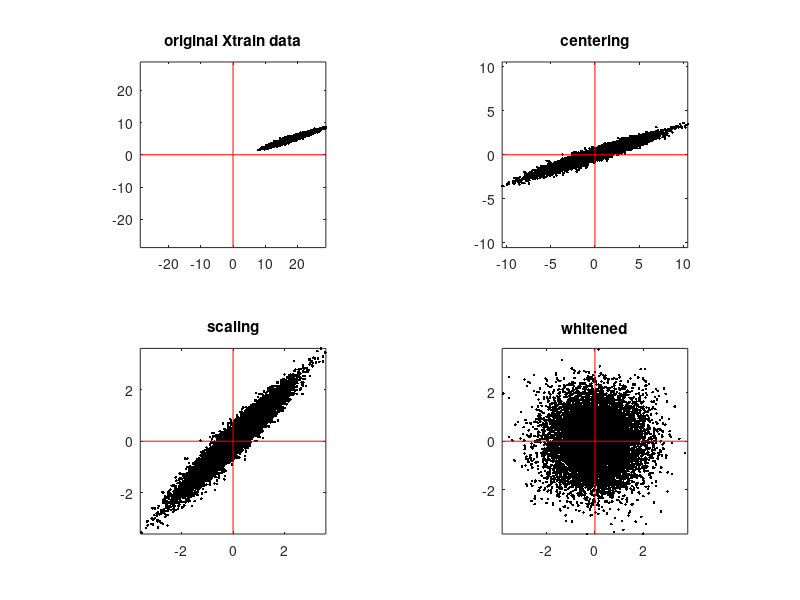
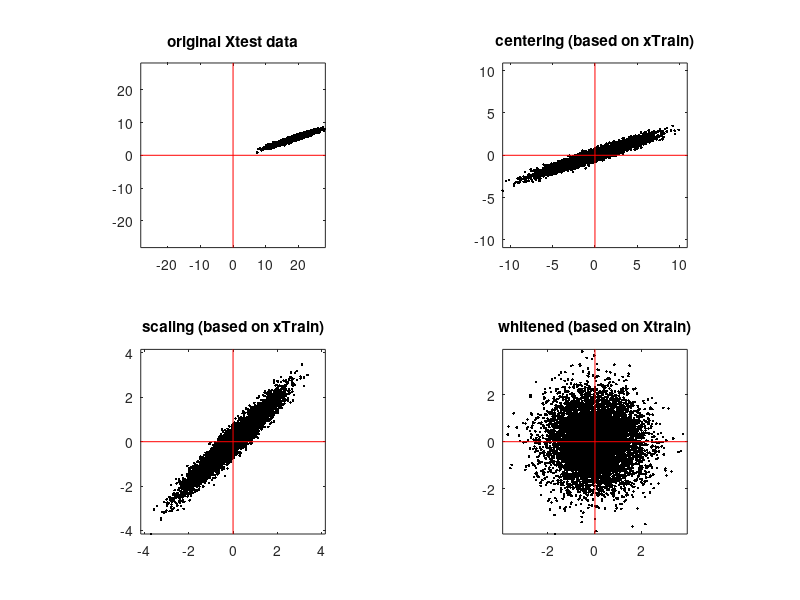
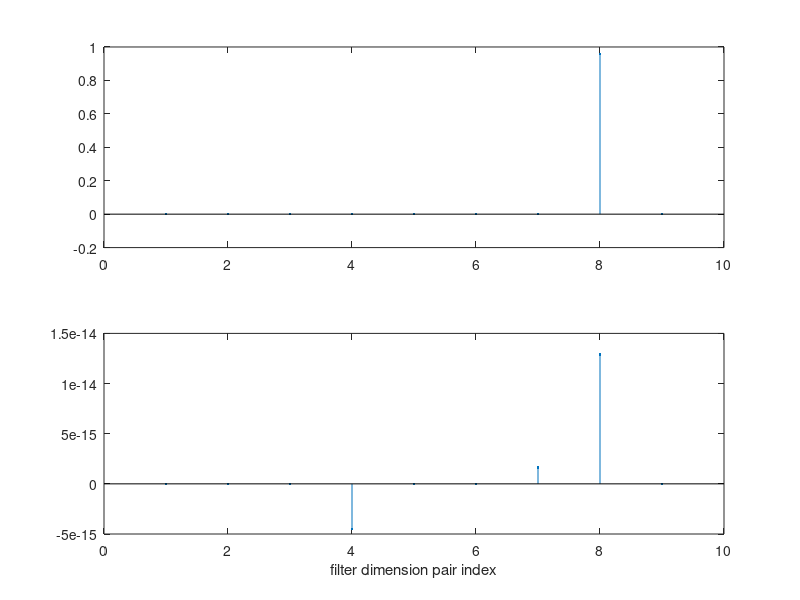

The MATLAB source for these figures, in order:
function testPreprocessing

    samples = 10000;
    dims = 2;
    
    Xtrain = 5 + randn(samples,1+dims);
    Xtrain(:,1) = 1;
    Xtrain(:,2) = Xtrain(:,3)*2.8 + Xtrain(:,2)*0.85
    
    Xtest = 5 + randn(samples*0.8,1+dims);
    Xtest(:,1) = 1;
    Xtest(:,2) = Xtest(:,3)*2.8 + Xtest(:,2)*0.85
    
    
    maxAll = max([max(abs(squeeze(Xtrain(:,2)))) max(abs(squeeze(Xtrain(:,3))))]);
   
    figure(1);
    clf;
    subplot(2,2,1)
    plot(Xtrain(:,2), Xtrain(:,3), 'k.')
    hold on
    plot([-maxAll maxAll], [ 0 0], 'r-');
    plot([0 0], [-maxAll maxAll], 'r-');
    set(gca, 'XLim', [-1 1]*maxAll, 'YLim', [-1 1]*maxAll);
    axis 'square'
    title('original Xtrain data')

    
    % Compute centering operator
    oneColVector = ones(samples,1);
    centeringOperator = (1/samples*Xtrain'*oneColVector)'
   
    % Center Xtrain
    Xtrain = bsxfun(@minus, Xtrain, centeringOperator);
    Xtrain(:,1) = 1;
    maxAll = max([max(abs(squeeze(Xtrain(:,2)))) max(abs(squeeze(Xtrain(:,3))))]);
   
    
    subplot(2,2,2)
    plot(Xtrain(:,2), Xtrain(:,3), 'k.')
    hold on
    plot([-maxAll maxAll], [ 0 0], 'r-');
    plot([0 0], [-maxAll maxAll], 'r-');
    set(gca, 'XLim', [-1 1]*maxAll, 'YLim', [-1 1]*maxAll);
    axis 'square'
    title('centering');
    
    
    % Compute normalizing operator: divide by stddev
    normalizingOperator = (1./(sqrt(1/samples*(Xtrain.^2)'*oneColVector)))';
    Xtrain = bsxfun(@times, Xtrain, normalizingOperator);
    Xtrain(:,1) = 1;
    maxAll = max([max(abs(squeeze(Xtrain(:,2)))) max(abs(squeeze(Xtrain(:,3))))]);
   
    
    subplot(2,2,3)
    plot(Xtrain(:,2), Xtrain(:,3), 'k.')
    hold on
    plot([-maxAll maxAll], [ 0 0], 'r-');
    plot([0 0], [-maxAll maxAll], 'r-');
    set(gca, 'XLim', [-1 1]*maxAll, 'YLim', [-1 1]*maxAll);
    axis 'square'
    title('scaling');
    
    % Compute degree of whiteness of Xtrain
    varianceCovarianceMatrix = 1/samples*Xtrain'*Xtrain;
    upperDiagElements = triu(varianceCovarianceMatrix, 1);
    covariancesBefore = upperDiagElements(:)
    
    % Compute whitening operator:
    Sigma = 1/samples * Xtrain' * Xtrain;
    [U, Gamma, V] = svd(Sigma, 'econ');
    whiteningOperator = U * inv(sqrt(Gamma)) *V';
    Xtrain = Xtrain * whiteningOperator;
    Xtrain(:,1) = 1;
    maxAll = max([max(abs(squeeze(Xtrain(:,2)))) max(abs(squeeze(Xtrain(:,3))))]);
   
    varianceCovarianceMatrix = 1/samples*Xtrain'*Xtrain;
    upperDiagElements = triu(varianceCovarianceMatrix, 1);
    covariancesAfter = upperDiagElements(:)
    
    subplot(2,2,4)
    plot(Xtrain(:,2), Xtrain(:,3), 'k.')
    hold on
    plot([-maxAll maxAll], [ 0 0], 'r-');
    plot([0 0], [-maxAll maxAll], 'r-');
    set(gca, 'XLim', [-1 1]*maxAll, 'YLim', [-1 1]*maxAll);
    axis 'square'
    title('whitened');
    
    figure(22);
    subplot(2,1,1)
    stem(1:numel(covariancesBefore), covariancesBefore, 'Marker', '.');
    subplot(2,1,2)
    stem(1:numel(covariancesAfter), covariancesAfter, 'Marker', '.');
    xlabel('filter dimension pair index')
    
    % Apply all operations on the Xtest matrix
    maxAll = max([max(abs(squeeze(Xtest(:,2)))) max(abs(squeeze(Xtest(:,3))))]);
    figure(2);
    clf;
    subplot(2,2,1)
    plot(Xtest(:,2), Xtest(:,3), 'k.')
    hold on
    plot([-maxAll maxAll], [ 0 0], 'r-');
    plot([0 0], [-maxAll maxAll], 'r-');
    set(gca, 'XLim', [-1 1]*maxAll, 'YLim', [-1 1]*maxAll);
    axis 'square'
    title('original Xtest data')
    
    Xtest = bsxfun(@minus, Xtest, centeringOperator);
    Xtest(:,1) = 1;
    maxAll = max([max(abs(squeeze(Xtest(:,2)))) max(abs(squeeze(Xtest(:,3))))]);
     
    subplot(2,2,2)
    plot(Xtest(:,2), Xtest(:,3), 'k.')
    hold on
    plot([-maxAll maxAll], [ 0 0], 'r-');
    plot([0 0], [-maxAll maxAll], 'r-');
    set(gca, 'XLim', [-1 1]*maxAll, 'YLim', [-1 1]*maxAll);
    axis 'square'
    title('centering (based on xTrain)');
    
    
    Xtest = bsxfun(@times, Xtest, normalizingOperator);
    Xtest(:,1) = 1;
    maxAll = max([max(abs(squeeze(Xtest(:,2)))) max(abs(squeeze(Xtest(:,3))))]);
     
    subplot(2,2,3)
    plot(Xtest(:,2), Xtest(:,3), 'k.')
    hold on
    plot([-maxAll maxAll], [ 0 0], 'r-');
    plot([0 0], [-maxAll maxAll], 'r-');
    set(gca, 'XLim', [-1 1]*maxAll, 'YLim', [-1 1]*maxAll);
    axis 'square'
    title('scaling (based on xTrain)');
    
    Xtest = Xtest * whiteningOperator;
    Xtest(:,1) = 1;
    maxAll = max([max(abs(squeeze(Xtest(:,2)))) max(abs(squeeze(Xtest(:,3))))]);
    
    subplot(2,2,4)
    plot(Xtest(:,2), Xtest(:,3), 'k.')
    hold on
    plot([-maxAll maxAll], [ 0 0], 'r-');
    plot([0 0], [-maxAll maxAll], 'r-');
    set(gca, 'XLim', [-1 1]*maxAll, 'YLim', [-1 1]*maxAll);
    axis 'square'
    title('whitened (based on Xtrain)');
    
    
end
